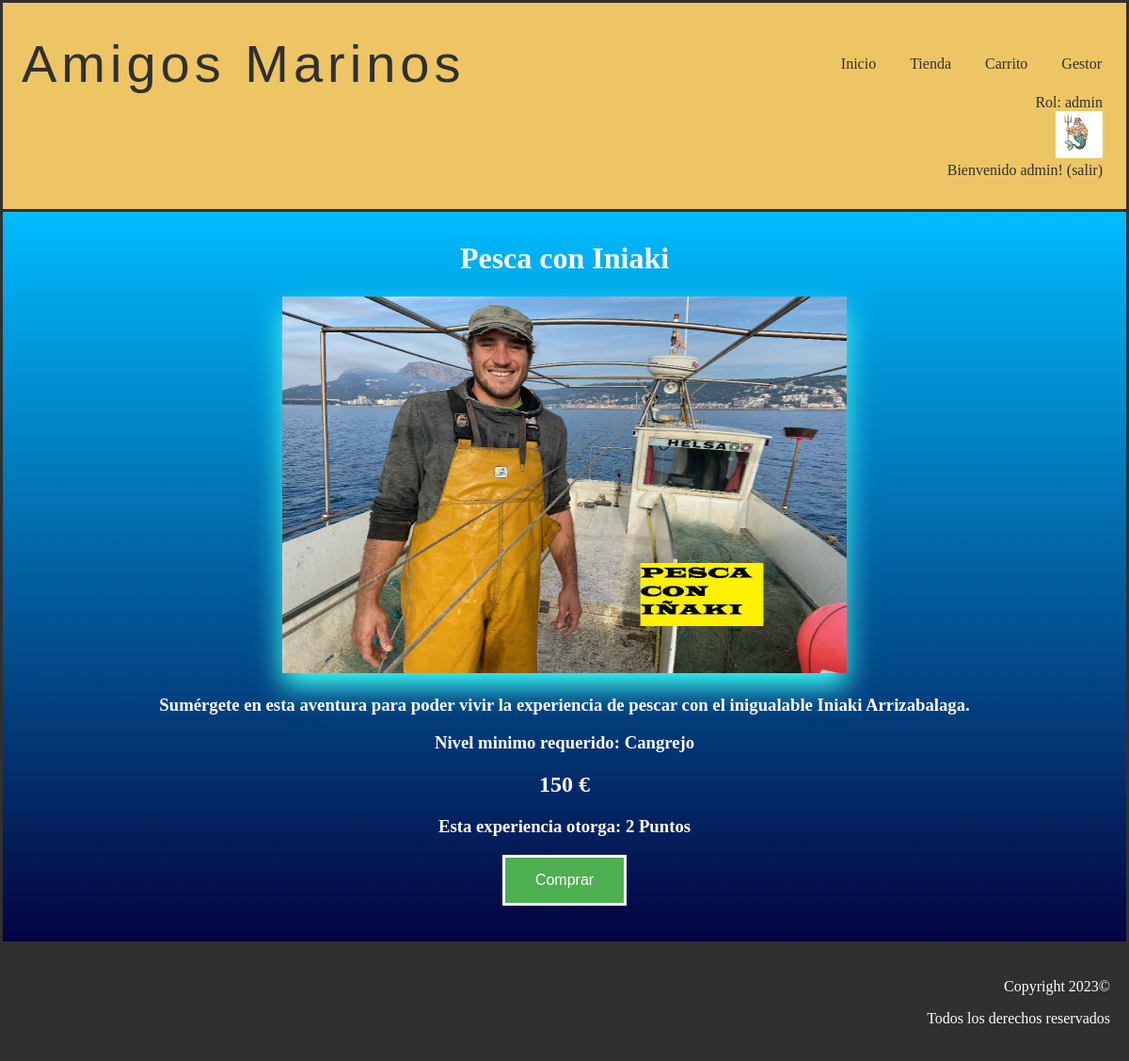
The app's page /vistaExperiencia.php?id=1 (signed in) with its own data.
### tables this page shows
CREATE TABLE IF NOT EXISTS `rol` (
  `numero` int(11) NOT NULL,
  `nombre` varchar(25) NOT NULL
);

CREATE TABLE IF NOT EXISTS `experiencias` (
  `nombre` varchar(25) NOT NULL,
  `id` int(11) NOT NULL,
  `descripcion` text NOT NULL,
  `precio` float NOT NULL,
  `nivelminimo` int(11) NOT NULL,
  `puntos` int(11) NOT NULL,
  `imagen` varchar(50) NOT NULL
);

CREATE TABLE IF NOT EXISTS `nivel` (
  `numero` int(11) NOT NULL,
  `nombre` varchar(25) NOT NULL,
  `minimo` int(11) NOT NULL,
  `maximo` int(11) NOT NULL
);

### includes/Usuario.php (called while the page is built, shortened)
<?php
class Usuario{
    public static function getNombreRol($rol)
    {
        $conn = Aplicacion::getInstance()->getConexionBd();
        $query = sprintf("SELECT nombre FROM rol U WHERE U.numero='%d'", $rol);
        $rs = $conn->query($query);
        $fila=$rs->fetch_assoc();
        return $fila['nombre'];
    }
}
?>

### includes/level.php (called while the page is built, shortened)
<?php
class level{
    public static function getLevel($puntos){
        $conn = Aplicacion::getInstance()->getConexionBd();
        $query = sprintf("SELECT numero FROM nivel U WHERE $puntos<=U.maximo AND $puntos>=U.minimo");
        $rs = $conn->query($query);
        $fila=$rs->fetch_assoc();
        return $fila['numero'];
    }
    public static function getNombre($numero){
        $conn = Aplicacion::getInstance()->getConexionBd();
        $query = sprintf("SELECT nombre FROM nivel U WHERE U.numero=$numero");
        $rs = $conn->query($query);
        $fila=$rs->fetch_assoc();
        return $fila['nombre'];
    }
}
?>

### includes/experiencias.php (called while the page is built, shortened)
<?php
class Experiencia {
    private $nombre;
    private $descripcion;
    private $precio;
    private $nivelminimo;
    private $puntos;
    private $urlImagen;
    private function __construct($id = null , $descripcion, $precio,$nivelminimo, $urlImagen, $nombre,$puntos)
    {
        $this->descripcion = $descripcion;
        $this->nivelminimo = $nivelminimo;
        $this->nombre = $nombre;
        $this->precio = $precio;
        $this->urlImagen = $urlImagen;
        $this->puntos=$puntos;
    }
    public static function buscaPorId($idExperiencia)
    {
        $result = false;
        $conn = Aplicacion::getInstance()->getConexionBd();
        $query = sprintf("SELECT * FROM experiencias WHERE id='%d'", $idExperiencia);
        $rs = $conn->query($query);
        if ($rs) {
            $fila = $rs->fetch_assoc();
            $experiencia = new Experiencia($fila["id"], $fila["descripcion"], $fila["precio"], $fila["nivelminimo"], $fila["imagen"], $fila["nombre"],$fila['puntos']);
            return $experiencia;
        } else {
            error_log("Error BD ({$conn->errno}): {$conn->error}");
        }
        return $result;
    }
    public function getNombre()
    {
        return $this->nombre;
    }
    public function getPuntos()
    {
        return $this->puntos;
    }
    public function getDescripcion(){
        return $this->descripcion;
    }
    public function getImagen(){
        return $this->urlImagen;
    }
    public function getPrecio(){
        return $this->precio;
    }
    public function getNivelMinimo(){
        return $this->nivelminimo;
    }
}
?>

### vistaExperiencia.php (the view, shortened to what this page needs)
<?php
require_once __DIR__.'/includes/experiencias.php';
require_once __DIR__.'/includes/level.php';
require_once './includes/Usuario.php';
?>
<!DOCTYPE html>
<html>
	<head>
		<link href= "./css/style.css" rel="stylesheet" type="text/css">
	</head>
	<body>
		<?php
			require ('./includes/comun/cabecera.php');
		?>
		<div class="container">
		<?php
			$id = $_GET["id"];
			$experiencia = Experiencia::buscaPorId($id);
			echo "<h1>" . $experiencia->getNombre() . "</h1>";
			echo '<img  src="' . $experiencia->getImagen() . ' " id="imgExperiencia" alt="experiencia" >';
			echo "<h3>". $experiencia->getDescripcion() ."</h3>";
			echo "<h3> Nivel minimo requerido: ". ucfirst(level::getNombre($experiencia->getNivelMinimo()))."</h3>";
			echo "<h2>" . $experiencia->getPrecio() . " € </h2>";
			echo "<h3>Esta experiencia otorga: "  . $experiencia->getPuntos() . " Puntos </h3>";
			if (isset($_SESSION["login"]) && ($_SESSION["login"]===true) && (level::getLevel($_SESSION["puntos"])>=$experiencia->getNivelMinimo())){
				?>
				<form method="post">
				<input type="submit" name="submit" value="Comprar"id="botoncompra">
				</form>
				<?php
			}
		?>
		<br>
		</div>
		<?php
		require('./includes/comun/pie.php');
		?>
	</body>
</html>

### includes/comun/cabecera.php (shortened to what this page needs)
<?php
require_once './includes/level.php';
require_once './includes/Usuario.php';
function reconocerUsuario() {
  if (isset($_SESSION["login"]) && ($_SESSION["login"]===true)){
    echo'Rol: '.Usuario::getNombreRol($_SESSION['rol']);
    $level=level::getLevel($_SESSION["puntos"]);
    if($level == level::cangrejo){
      echo '<form method="post" action="micuenta.php">
      <input type="image" src="./img/cangrejo.jpg" name="boton" width="50" alt="Botón icono cangrejo"  height="50" />
      </form>';
      echo 'Bienvenido ' . $_SESSION['nombre'] . '! ';
      echo '<a href="logout.php">(salir)</a>';
    }
    else if($level == level::delfin){
      echo '<form method="post" action="micuenta.php">
      <input type="image" src="./img/delfin.jpg" name="boton" width="50" alt="Botón icono delfin"  height="50" />
      </form>';
      echo 'Bienvenido ' . $_SESSION['nombre'] . '! ';
      echo '<a href="logout.php">(salir)</a>';
    }
    else if($level == level::megalodon){
      echo '<form method="post" action="micuenta.php">
      <input type="image" src="./img/tiburon.jpg" name="boton" width="50" alt="Botón icono tiburon"  height="50" />
      </form>';
      echo 'Bienvenido ' . $_SESSION['nombre'] . '! ';
      echo '<a href="logout.php">(salir)</a>';
    }
    else if($level == level::poseidon){
      echo '<form method="post" action="micuenta.php">
      <input type="image" src="./img/poseidon.jpg" name="boton" width="50" alt="Botón icono poseidon"  height="50" />
      </form>';
      echo 'Bienvenido ' . $_SESSION['nombre'] . '! ';
      echo '<a href="logout.php">(salir)</a>';
    }
  } else {
    echo '<form method="post" action="login.php">
    <input type="image" src="./img/usuariodesconocido.jpg" name="boton" width="50" alt="Botón para ir a login"  height="50" />
    </form>';
    echo 'Usuario desconocido. ';
    echo '<a href="login.php">Login </a>';
  }
}
?>
<header class ="header">
  <div class="cont logo-nav-cont" >
    <a class="logo">Amigos Marinos</a>
    <nav class="navigation">
      <ul>
        <li><a href="index.php ">Inicio</a></li>
        <li><a href="tienda.php">Tienda</a></li>
        <?php
        if (isset($_SESSION["login"]) && ($_SESSION["login"]===true)){
          ?>
          <li><a href="vistaCarrito.php">Carrito</a></li>
          <?php
          if($_SESSION["rol"] == "0"){
            ?>
            <li><a href="gestor.php">Gestor</a></li>
            <?php
          }
        }?>
    </nav>
  </div>
	<div class="login" >
		<?php
		reconocerUsuario();
		?>
	</div>
</header>

### css/style.css (style rules this page uses)
body { color: white; background-color: white; text-align: center; margin: auto; }
.container { background-image: linear-gradient(to bottom,#00bbff, #040440); border: 3px solid #303030; padding-top: 10px; padding-bottom: 20px; }
img { width :50px; height :50px; border :5px; }
.header { background-color: #eec565; color:#303030; border: 3px solid #303030; border-bottom: none; padding:2rem 0; }
.header a { color:#303030; text-decoration:none; }
.logo { letter-spacing: 5px; font-size: 3.5em; font-family:Impact, Haettenschweiler, 'Arial Narrow Bold', sans-serif; margin-left: 20px; }
.logo-nav-cont { display: flex; justify-content: space-between; align-items: center; margin-right: 10px; }
.navigation ul { margin: 0; padding: 0; list-style: none; }
.navigation ul li { display:inline-block; }
.navigation ul li a { display: block; padding: 0.5rem 1rem; transition: all 0.4s linear; border-radius: 5px; }
.login { text-align: right; margin-right: 25px; }
input[type="text"], input[type="email"], input::placeholder, input[type="password"],textarea,input[type="number"],input[type="password"] { background-color: transparent; border: none; font-size: 25px; border-bottom: 2px solid #fff; color: #fff; text-align: center; text-shadow: 2px 2px 4px rgba(0, 0, 0, 0.5); }
#imgExperiencia { width: 600px; height: 400px; box-shadow:0px 14px 28px rgb(65, 255, 245); }
#botoncompra { background-color: #4CAF50; border: 3px solid white; color: white; padding: 15px 32px; text-align: center; display: inline-block; font-size: 16px; }

### records on screen
rol: nombre "admin"
experiencias: nombre "Pesca con Iniaki", imagen (picture), descripcion "Sumérgete en esta aventura para poder vivir la experiencia de pescar con el inigualable Iniaki Arrizabalaga.", nivelminimo.nombre "Cangrejo", precio "150", puntos "2"

### other values on screen
$_SESSION['nombre'] "admin"
